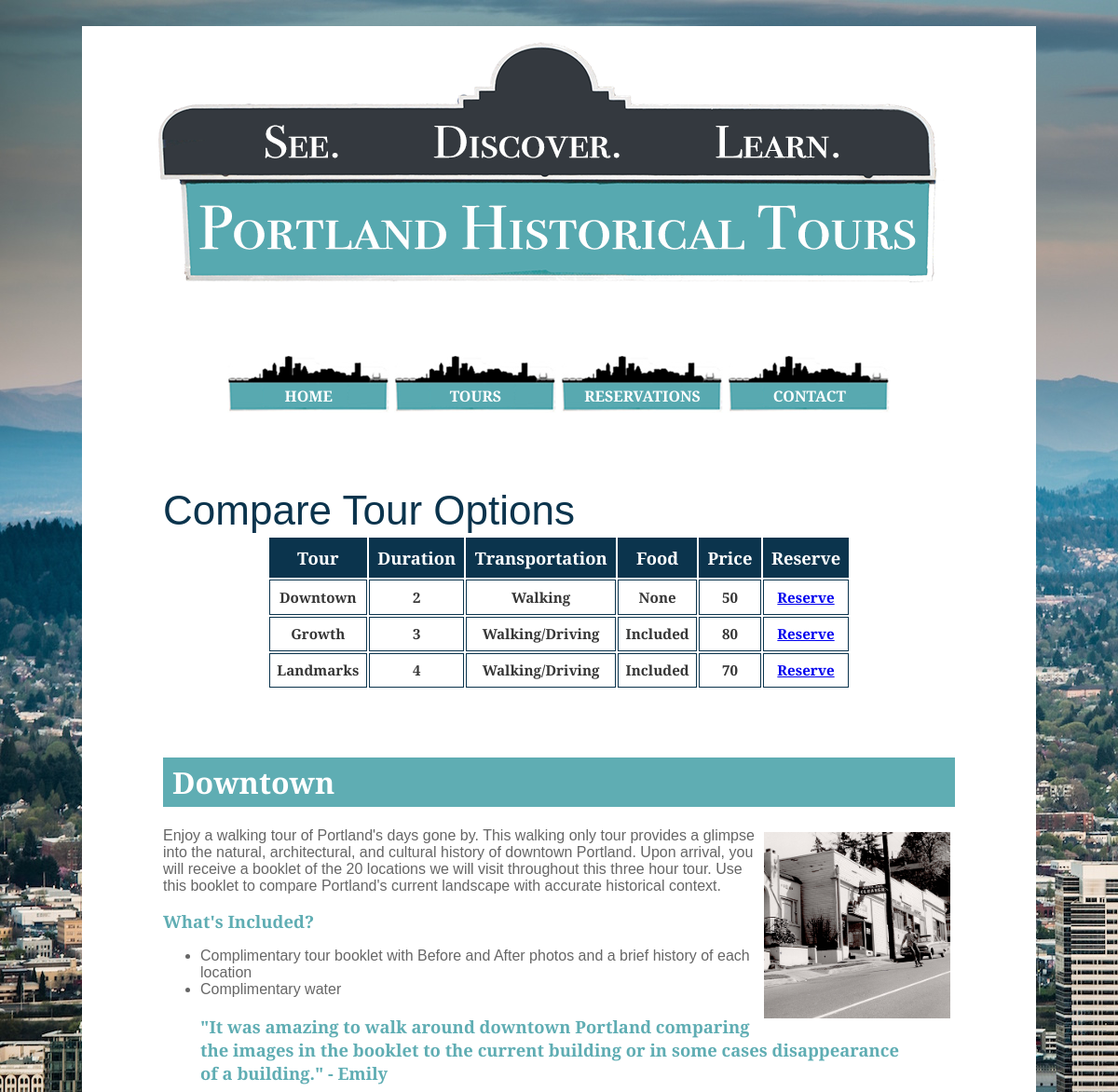
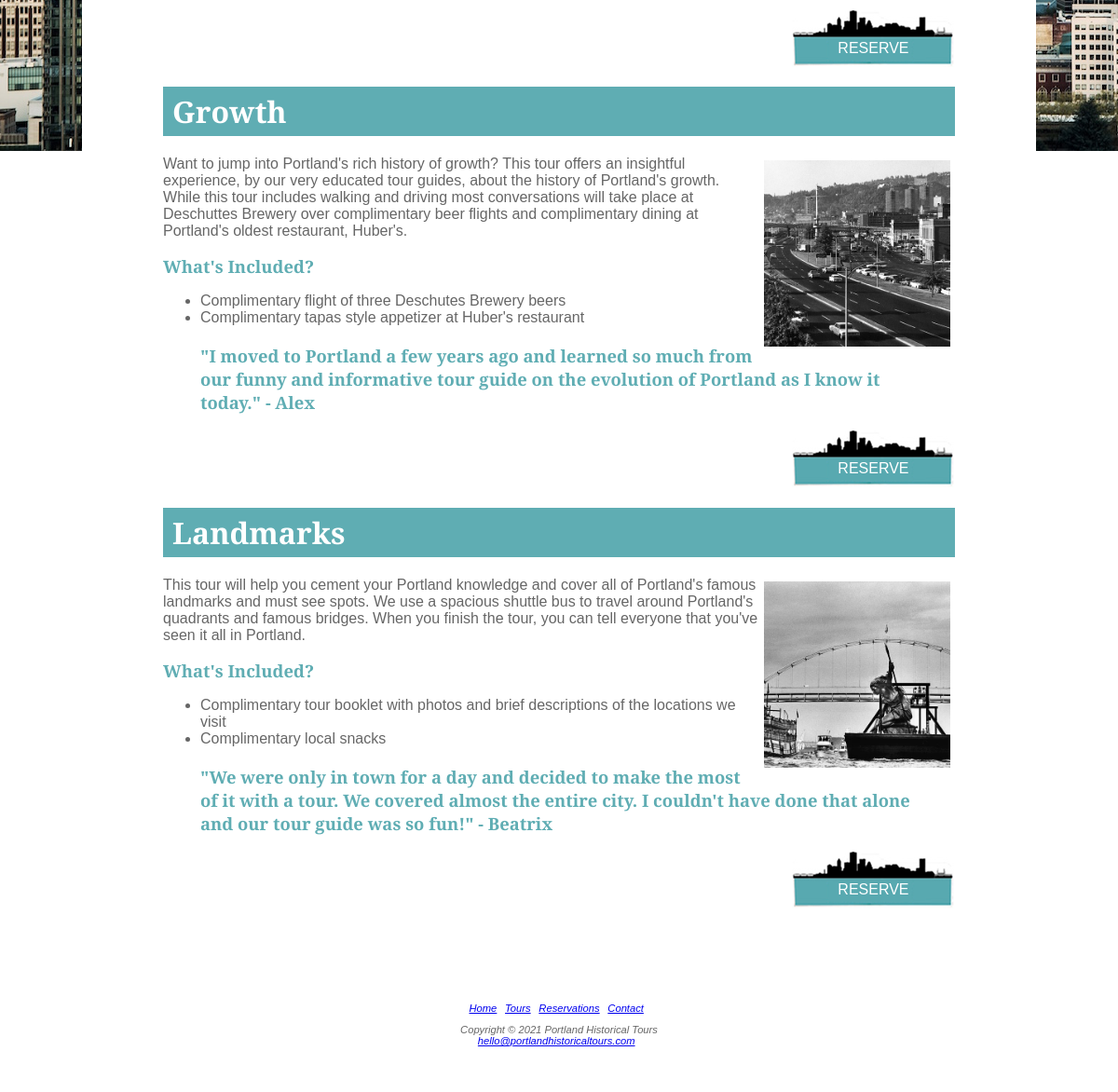
Page /tours/index.php on the committed database (2 pictures, top to bottom).
### tables this page shows
CREATE TABLE `tours` (
  `id` int(11) NOT NULL,
  `title` text NOT NULL,
  `description` text NOT NULL,
  `duration` text NOT NULL,
  `transportation` text NOT NULL,
  `food` text NOT NULL,
  `price` int(11) NOT NULL,
  `image` text NOT NULL
);

### tours/index.php (called while the page is built)
<?php
include "../includes/db.html.php";
try
{
  $sql = 'SELECT * FROM tours';
  $result = $pdo->query($sql);
}
catch (PDOException $e)
{
  $error = 'Error fetching content: ' . $e->getMessage();
  include '../includes/error.html.php';
  exit();
}
while ($row = $result->fetch())
{
  $tours[] = array(
    'title' => $row['title'],
    'description' => $row['description'],
    'duration' => $row['duration'],
    'transportation' => $row['transportation'],
    'food' => $row['food'],
    'price' => $row['price'],
    'image' => $row['image']
  );
}
include 'tours.html.php';
?>

### tours/tours.html.php (the view, shortened to what this page needs)
<!DOCTYPE html>
<html lang="en">
<head>
  <link rel="stylesheet" href=../project.css>
</head>
<body>
  <div id="wrapper">
    <header>
    <?php include '../includes/header.inc.html.php'?>
    </header>
    <nav>
    <?php include '../includes/navigation.inc.html.php'?>
    </nav>
    <main>
      <table>
        <span id="caption">Compare Tour Options</span>
        <tr>
          <th id="tourname">Tour</th>
          <th id="tourduration">Duration</th>
          <th id="transportation">Transportation</th>
          <th id="food">Food</th>
          <th id="price">Price</th>
          <th class="reserve">Reserve</th>
        </tr>
        <?php foreach ($tours as $tour): ?>
          <tr>
           <td><?php echo htmlspecialchars($tour['title']); ?></td>
           <td><?php echo htmlspecialchars($tour['duration']); ?></td>
           <td><?php echo htmlspecialchars($tour['transportation']); ?></td>
           <td><?php echo htmlspecialchars($tour['food']); ?></td>
           <td><?php echo htmlspecialchars($tour['price']); ?></td>
           <td class="reserve"><a href="../reservations.php">Reserve</a></td>
          </tr>
      <?php endforeach; ?>
      </table>
      <?php foreach ($tours as $tour): ?>
      <h1>
      <?php echo htmlspecialchars($tour['title']);?>
      </h1>
        <img class="image" src="<?php echo site_root,htmlspecialchars($tour['image']); ?>" width="200" height="200">
        <?php echo $tour['description'];?>
        <a href="../reservations.php" class="reserve"><div>Reserve</div></a>
        <br class="clearright">
        <?php endforeach; ?>
    </main>
    <span>
    <?php include '../includes/footer.inc.html.php';?>
    </span>
  </div>
</body>
</html>

### includes/header.inc.html.php (shortened to what this page needs)
<header>
      <img src="<?php echo site_root;?>images/portlandhistoricaltoursheader.png" alt="Portland Historical Tours" width="920" height="290">
</header>

### includes/navigation.inc.html.php
<nav>
      <ul>
        <li><a href=
               "<?php echo site_root;?>index.php">Home</a></li>
        <li><a href=
               "<?php echo site_root;?>tours">Tours</a></li>
        <li><a href=
                "<?php echo site_root;?>reservations">Reservations</a></li>
        <li><a href=
                "<?php echo site_root;?>contact">Contact</a></li>
      </ul>
    </nav>

### includes/footer.inc.html.php
<footer>
      <div class="footernav">
      <a href="<?php echo site_root;?>index.php">Home</a>
      <a href="<?php echo site_root;?>tours">Tours</a>
      <a href="<?php echo site_root;?>reservations">Reservations</a>
      <a href="<?php echo site_root;?>contact">Contact</a>
      </div>
        <p>Copyright &copy; <?php echo date("Y") ?> Portland Historical Tours<br>
        <a href="mailto:hello@portlandhistoricaltours.com">hello@portlandhistoricaltours.com</a></p>
</footer>

### project.css (style rules this page uses)
blockquote { color: #5fadb3; font-weight: bold; font-size: 1.15em; }
body { background-image: url(images/portlandhistoricaltoursbackground.jpg); background-attachment: fixed; background-repeat: no-repeat; background-color: #ffffff; color: #666666; font-family: Cinzel, Arial, serif; padding: 20px; }
footer { background-color: #ffffff; font-size: .70em; font-style: italic; padding-top: 100px; padding-bottom: 10px; text-align: center; }
footer a { margin-right: .5em; }
h1 { color: #ffffff; background-color:#5fadb3; font-family: Cinzel, Arial, serif; padding: 5px; padding-left: 10px; }
h2 { color: #5fadb3; font-family: Cinzel, Arial, serif; font-size: 1.15em; }
header { margin-left: auto; margin-right: auto; width: 920px; }
main { background-color: #ffffff; margin-left: auto; margin-right: auto; padding-top: 20px; padding-bottom: 1px; padding-left: 60px; padding-right: 60px; width: 83%; }
nav { font-weight: bold; text-align: center; padding-top: 30px; padding-bottom: 30px; }
nav ul { margin: 0; padding: 0; }
nav li { background-image: url("images/nav_background.png"); background-repeat: no-repeat; width: 175px; height: 61px; display: inline-block; }
nav li a { color: #ffffff; font-size: 1em; text-transform: uppercase; padding-top: 32px; display: block; text-decoration: none; }
table { border: 2px solid #ffffff; margin: auto; padding-bottom: 50px; width: 600px; }
td { background-color: #ffffff; border: 1px solid #0b344d; color: #363636; font-weight: bold; font-family: Cinzel, Arial, serif; font-size: .95em; padding: .5em; text-align: center; }
th { background-color: #0b344d; color: #ffffff; font-size: 1.15em; font-weight: bold; font-family: Cinzel, Arial, serif; padding: .5em; text-align: center; }
a.reserve { background-image: url("images/nav_background.png"); background-repeat: no-repeat; width: 175px; height: 61px; display: inline-block; text-decoration: none; float: right; }
a.reserve div { color: #ffffff; font-size: 1em; text-transform: uppercase; padding-top: 32px; display: block; text-align: center; }
#caption { color: #0b344d; font-family: Cinzel, Arial, serif; font-size: 2.75em; padding-top: 30px; padding-bottom: 10px; text-align: center; }
.image { float: right; margin: 5px 5px 5px 5px; }
#wrapper { background-color: #ffffff; min-width: 700px; max-width: 1024px; margin-left: auto; margin-right: auto; }

### rows in the picture
tours: title "Downtown", duration "2", transportation "Walking", food "None", price "50", image (picture), description "Enjoy a walking tour of Portland's days gone by. This walking only tour provides a glimpse into the natural, architectural, and cultural history of downtown Portland. Upon arrival, you will receive a booklet of the 20 locations we will visit throughout this three hour tour. Use this booklet to compare Portland's current landscape with accurate historical context. What's Included? Complimentary tour booklet with Before and After photos and a brief history of each location Complimentary water \"It was amazing to walk around downtown Portland comparing the images in the booklet to the current building or in some cases disappearance of a building.\" - Emily"
tours: title "Growth", duration "3", transportation "Walking/Driving", food "Included", price "80", image (picture), description "Want to jump into Portland's rich history of growth? This tour offers an insightful experience, by our very educated tour guides, about the history of Portland's growth. While this tour includes walking and driving most conversations will take place at Deschuttes Brewery over complimentary beer flights and complimentary dining at Portland's oldest restaurant, Huber's. What's Included? Complimentary flight of three Deschutes Brewery beers Complimentary tapas style appetizer at Huber's restaurant \"I moved to Portland a few years ago and learned so much from our funny and informative tour guide on the evolution of Portland as I know it today.\" - Alex"
tours: title "Landmarks", duration "4", transportation "Walking/Driving", food "Included", price "70", image (picture), description "This tour will help you cement your Portland knowledge and cover all of Portland's famous landmarks and must see spots. We use a spacious shuttle bus to travel around Portland's quadrants and famous bridges. When you finish the tour, you can tell everyone that you've seen it all in Portland. What's Included? Complimentary tour booklet with photos and brief descriptions of the locations we visit Complimentary local snacks \"We were only in town for a day and decided to make the most of it with a tour. We covered almost the entire city. I couldn't have done that alone and our tour guide was so fun!\" - Beatrix"
